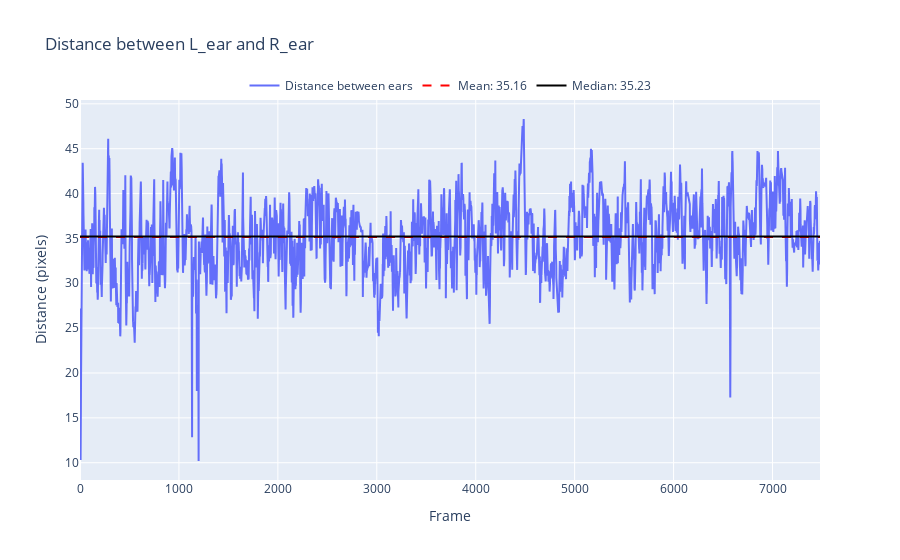

This figure's notebook cell:
### Markdown cell above
---
#### 5. (Optional, but recommended) If we want to scale our data from pixels to cm, we can use a measured distance between two bodyparts (e.g. the distance between both ears).

### Code cell
# plot scale
scale = rst.find_scale_factor(df_smooth, measured_dist, measured_points, print_results=True)

### Figure 1 — Plotly figure (JSON) as saved in the notebook; plotly's stock layout.template omitted (floating-point values rounded to 4 significant figures; data arrays with more than 128 entries replaced by an {"elided": "..."} marker saying what was removed)
{"data": [{"mode": "lines", "name": "Distance between ears", "type": "scatter", "y": {"elided": "7481 float values"}}, {"line": {"color": "red", "dash": "dash"}, "mode": "lines", "name": "Mean: 35.16", "type": "scatter", "y": {"elided": "7481 float values"}}, {"line": {"color": "black"}, "mode": "lines", "name": "Median: 35.23", "type": "scatter", "y": {"elided": "7481 float values"}}], "layout": {"legend": {"orientation": "h", "x": 0.5, "xanchor": "center", "y": 1, "yanchor": "bottom"}, "title": {"text": "Distance between L_ear and R_ear"}, "xaxis": {"title": {"text": "Frame"}}, "yaxis": {"title": {"text": "Distance (pixels)"}}}}
